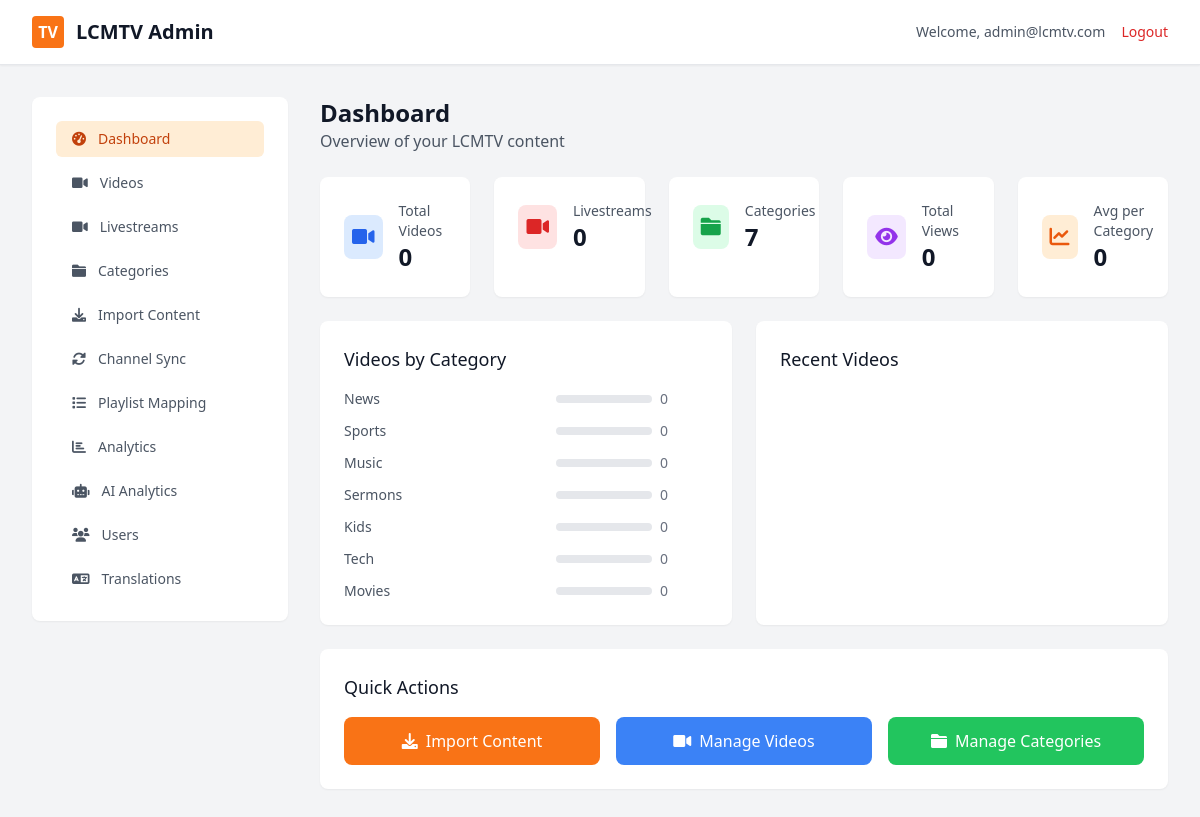
/admin/index.php (signed in), run on the app's committed database.
### tables this page shows
CREATE TABLE categories (
    id INT PRIMARY KEY AUTO_INCREMENT,
    name VARCHAR(100) NOT NULL,
    slug VARCHAR(100) UNIQUE NOT NULL,
    description TEXT,
    thumbnail_url VARCHAR(500),
    is_active BOOLEAN DEFAULT TRUE,
    sort_order INT DEFAULT 0,
    created_at TIMESTAMP DEFAULT CURRENT_TIMESTAMP,
    updated_at TIMESTAMP DEFAULT CURRENT_TIMESTAMP ON UPDATE CURRENT_TIMESTAMP
);

### models/Video.php (called while the page is built, shortened)
<?php
class Video {
    public static function getByCategory($categoryId, $limit = null) {
        $conn = getDBConnection();
        $sql = "SELECT v.*, c.name as category_name, c.slug as category_slug
                FROM videos v
                LEFT JOIN categories c ON v.category_id = c.id
                WHERE v.category_id = ? AND v.is_active = 1 AND c.is_active = 1
                ORDER BY v.created_at DESC";
        if ($limit) {
            $sql .= " LIMIT ?";
            $stmt = $conn->prepare($sql);
            $stmt->bind_param("ii", $categoryId, $limit);
        } else {
            $stmt = $conn->prepare($sql);
            $stmt->bind_param("i", $categoryId);
        }
        $stmt->execute();
        $result = $stmt->get_result();
        $videos = [];
        return $videos;
    }
    public static function count() {
        $conn = getDBConnection();
        $result = $conn->query("SELECT COUNT(*) as count FROM videos WHERE is_active = 1");
        $row = $result->fetch_assoc();
        return $row['count'];
    }
}
?>

### models/Livestream.php (called while the page is built, shortened)
<?php
class Livestream {
    private static $table = 'livestreams';
    public static function count() {
        $conn = getDBConnection();
        $result = $conn->query("SELECT COUNT(*) as count FROM " . self::$table);
        $row = $result->fetch_assoc();
        return $row['count'];
    }
}
?>

### models/Category.php (called while the page is built, shortened)
<?php
class Category {
    public static function getActiveCategories($limit = null) {
        $conn = getDBConnection();
        $sql = "SELECT id, name, slug, description, thumbnail_url, sort_order
                FROM categories
                WHERE is_active = 1
                ORDER BY sort_order ASC, name ASC";
        if ($limit) {
            $sql .= " LIMIT ?";
            $stmt = $conn->prepare($sql);
            $stmt->bind_param("i", $limit);
        } else {
            $stmt = $conn->prepare($sql);
        }
        $stmt->execute();
        $result = $stmt->get_result();
        $categories = [];
        while ($row = $result->fetch_assoc()) {
            $categories[] = $row;
        }
        return $categories;
    }
    public static function count() {
        $conn = getDBConnection();
        $result = $conn->query("SELECT COUNT(*) as count FROM categories WHERE is_active = 1");
        $row = $result->fetch_assoc();
        return $row['count'];
    }
}
?>

### admin/pages/dashboard.php (the view, shortened to what this page needs)
<?php
$stats = [
    'total_videos' => $totalVideos,
    'total_livestreams' => $totalLivestreams,
    'total_categories' => $totalCategories,
    'total_views' => 0,
    'recent_imports' => 0
];
?>
<div class="space-y-6">
    <div>
        <h1 class="text-2xl font-bold text-gray-900">Dashboard</h1>
        <p class="text-gray-600">Overview of your LCMTV content</p>
    </div>
    <div class="grid grid-cols-1 md:grid-cols-2 lg:grid-cols-5 gap-6">
        <div class="bg-white rounded-lg shadow-sm p-6">
            <div class="flex items-center">
                <div class="p-2 bg-blue-100 rounded-lg">
                    <i class="fas fa-video text-blue-600 text-xl"></i>
                </div>
                <div class="ml-4">
                    <p class="text-sm font-medium text-gray-600">Total Videos</p>
                    <p class="text-2xl font-semibold text-gray-900"><?php echo number_format($stats['total_videos']); ?></p>
                </div>
            </div>
        </div>
        <div class="bg-white rounded-lg shadow-sm p-6">
            <div class="flex items-center">
                <div class="p-2 bg-red-100 rounded-lg">
                    <i class="fas fa-video-camera text-red-600 text-xl"></i>
                </div>
                <div class="ml-4">
                    <p class="text-sm font-medium text-gray-600">Livestreams</p>
                    <p class="text-2xl font-semibold text-gray-900"><?php echo number_format($stats['total_livestreams']); ?></p>
                </div>
            </div>
        </div>
        <div class="bg-white rounded-lg shadow-sm p-6">
            <div class="flex items-center">
                <div class="p-2 bg-green-100 rounded-lg">
                    <i class="fas fa-folder text-green-600 text-xl"></i>
                </div>
                <div class="ml-4">
                    <p class="text-sm font-medium text-gray-600">Categories</p>
                    <p class="text-2xl font-semibold text-gray-900"><?php echo $stats['total_categories']; ?></p>
                </div>
            </div>
        </div>
        <div class="bg-white rounded-lg shadow-sm p-6">
            <div class="flex items-center">
                <div class="p-2 bg-purple-100 rounded-lg">
                    <i class="fas fa-eye text-purple-600 text-xl"></i>
                </div>
                <div class="ml-4">
                    <p class="text-sm font-medium text-gray-600">Total Views</p>
                    <p class="text-2xl font-semibold text-gray-900"><?php echo number_format($stats['total_views']); ?></p>
                </div>
            </div>
        </div>
        <div class="bg-white rounded-lg shadow-sm p-6">
            <div class="flex items-center">
                <div class="p-2 bg-orange-100 rounded-lg">
                    <i class="fas fa-chart-line text-orange-600 text-xl"></i>
                </div>
                <div class="ml-4">
                    <p class="text-sm font-medium text-gray-600">Avg per Category</p>
                    <p class="text-2xl font-semibold text-gray-900">
                        <?php echo $stats['total_categories'] > 0 ? round($stats['total_videos'] / $stats['total_categories'], 1) : 0; ?>
                    </p>
                </div>
            </div>
        </div>
    </div>
    <div class="grid grid-cols-1 lg:grid-cols-2 gap-6">
        <div class="bg-white rounded-lg shadow-sm p-6">
            <h3 class="text-lg font-medium text-gray-900 mb-4">Videos by Category</h3>
            <div class="space-y-3">
                <?php foreach ($categories as $category): ?>
                <?php
                    $categoryVideos = Video::getByCategory($category['id']);
                ?>
                <div class="flex items-center justify-between">
                    <span class="text-sm font-medium text-gray-600"><?php echo htmlspecialchars($category['name']); ?></span>
                    <div class="flex items-center space-x-2">
                        <div class="w-24 bg-gray-200 rounded-full h-2">
                        </div>
                        <span class="text-sm text-gray-500 w-12"><?php echo count($categoryVideos); ?></span>
                    </div>
                </div>
                <?php endforeach; ?>
            </div>
        </div>
        <div class="bg-white rounded-lg shadow-sm p-6">
            <h3 class="text-lg font-medium text-gray-900 mb-4">Recent Videos</h3>
        </div>
    </div>
    <div class="bg-white rounded-lg shadow-sm p-6">
        <h3 class="text-lg font-medium text-gray-900 mb-4">Quick Actions</h3>
        <div class="grid grid-cols-1 md:grid-cols-3 gap-4">
            <a
                href="?page=import"
                class="flex items-center justify-center px-4 py-3 bg-orange-500 text-white rounded-lg hover:bg-orange-600 transition-colors"
            >
                <i class="fas fa-download mr-2"></i>
                Import Content
            </a>
            <a
                href="?page=videos"
                class="flex items-center justify-center px-4 py-3 bg-blue-500 text-white rounded-lg hover:bg-blue-600 transition-colors"
            >
                <i class="fas fa-video mr-2"></i>
                Manage Videos
            </a>
            <a
                href="?page=categories"
                class="flex items-center justify-center px-4 py-3 bg-green-500 text-white rounded-lg hover:bg-green-600 transition-colors"
            >
                <i class="fas fa-folder mr-2"></i>
                Manage Categories
            </a>
        </div>
    </div>
</div>

### admin/index.php (shortened to what this page needs)
<?php
require_once __DIR__ . '/../models/Category.php';
require_once __DIR__ . '/../models/Video.php';
require_once __DIR__ . '/../models/Livestream.php';
$totalCategories = Category::count();
$totalVideos = Video::count();
$totalLivestreams = Livestream::count();
$categories = Category::getActiveCategories();
$page = $_GET['page'] ?? 'dashboard';
?>
<!DOCTYPE html>
<html lang="en">
<head>
    <script src="https://cdn.tailwindcss.com"></script>
    <link href="https://cdnjs.cloudflare.com/ajax/libs/font-awesome/6.0.0/css/all.min.css" rel="stylesheet">
</head>
<body class="bg-gray-100">
    <header class="bg-white shadow-sm border-b">
        <div class="max-w-7xl mx-auto px-4 sm:px-6 lg:px-8">
            <div class="flex justify-between items-center py-4">
                <div class="flex items-center">
                    <div class="w-8 h-8 bg-orange-500 rounded flex items-center justify-center mr-3">
                        <span class="text-white font-bold">TV</span>
                    </div>
                    <h1 class="text-xl font-bold text-gray-900">LCMTV Admin</h1>
                </div>
                <div class="flex items-center space-x-4">
                    <span class="text-sm text-gray-600">Welcome, <?php echo htmlspecialchars($_SESSION['admin_email']); ?></span>
                    <a href="logout.php" class="text-sm text-red-600 hover:text-red-800">Logout</a>
                </div>
            </div>
        </div>
    </header>
    <div class="max-w-7xl mx-auto px-4 sm:px-6 lg:px-8 py-8">
        <div class="flex">
            <nav class="w-64 mr-8">
                <div class="bg-white rounded-lg shadow-sm p-6">
                    <ul class="space-y-2">
                        <li>
                            <a href="?page=dashboard" class="flex items-center px-4 py-2 text-sm font-medium rounded-md <?php echo $page === 'dashboard' ? 'bg-orange-100 text-orange-700' : 'text-gray-600 hover:bg-gray-50'; ?>">
                                <i class="fas fa-tachometer-alt mr-3"></i> Dashboard
                            </a>
                        </li>
                        <li>
                            <a href="?page=videos" class="flex items-center px-4 py-2 text-sm font-medium rounded-md <?php echo $page === 'videos' ? 'bg-orange-100 text-orange-700' : 'text-gray-600 hover:bg-gray-50'; ?>">
                                <i class="fas fa-video mr-3"></i> Videos
                            </a>
                        </li>
                        <li>
                            <a href="?page=livestreams" class="flex items-center px-4 py-2 text-sm font-medium rounded-md <?php echo $page === 'livestreams' ? 'bg-orange-100 text-orange-700' : 'text-gray-600 hover:bg-gray-50'; ?>">
                                <i class="fas fa-video-camera mr-3"></i> Livestreams
                            </a>
                        </li>
                        <li>
                            <a href="?page=categories" class="flex items-center px-4 py-2 text-sm font-medium rounded-md <?php echo $page === 'categories' ? 'bg-orange-100 text-orange-700' : 'text-gray-600 hover:bg-gray-50'; ?>">
                                <i class="fas fa-folder mr-3"></i> Categories
                            </a>
                        </li>
                        <li>
                            <a href="?page=import" class="flex items-center px-4 py-2 text-sm font-medium rounded-md <?php echo $page === 'import' ? 'bg-orange-100 text-orange-700' : 'text-gray-600 hover:bg-gray-50'; ?>">
                                <i class="fas fa-download mr-3"></i> Import Content
                            </a>
                        </li>
                        <li>
                            <a href="?page=channel-sync" class="flex items-center px-4 py-2 text-sm font-medium rounded-md <?php echo $page === 'channel-sync' ? 'bg-green-100 text-green-700' : 'text-gray-600 hover:bg-gray-50'; ?>">
                                <i class="fas fa-sync-alt mr-3"></i> Channel Sync
                            </a>
                        </li>
                        <li>
                            <a href="?page=channel-sync-enhanced" class="flex items-center px-4 py-2 text-sm font-medium rounded-md <?php echo $page === 'channel-sync-enhanced' ? 'bg-blue-100 text-blue-700' : 'text-gray-600 hover:bg-gray-50'; ?>">
                                <i class="fas fa-list mr-3"></i> Playlist Mapping
                            </a>
                        </li>
                        <li>
                            <a href="?page=analytics" class="flex items-center px-4 py-2 text-sm font-medium rounded-md <?php echo $page === 'analytics' ? 'bg-orange-100 text-orange-700' : 'text-gray-600 hover:bg-gray-50'; ?>">
                                <i class="fas fa-chart-bar mr-3"></i> Analytics
                            </a>
                        </li>
                        <li>
                            <a href="?page=ai-analytics" class="flex items-center px-4 py-2 text-sm font-medium rounded-md <?php echo $page === 'ai-analytics' ? 'bg-purple-100 text-purple-700' : 'text-gray-600 hover:bg-gray-50'; ?>">
                                <i class="fas fa-robot mr-3"></i> AI Analytics
                            </a>
                        </li>
                        <li>
                            <a href="?page=users" class="flex items-center px-4 py-2 text-sm font-medium rounded-md <?php echo $page === 'users' ? 'bg-orange-100 text-orange-700' : 'text-gray-600 hover:bg-gray-50'; ?>">
                                <i class="fas fa-users mr-3"></i> Users
                            </a>
                        </li>
                        <li>
                            <a href="?page=translations" class="flex items-center px-4 py-2 text-sm font-medium rounded-md <?php echo $page === 'translations' ? 'bg-green-100 text-green-700' : 'text-gray-600 hover:bg-gray-50'; ?>">
                                <i class="fas fa-language mr-3"></i> Translations
                            </a>
                        </li>
                    </ul>
                </div>
            </nav>
            <main class="flex-1">
                <?php
                switch ($page) {
                    case 'dashboard':
                        include 'pages/dashboard.php';
                        break;
                }
                ?>
            </main>
        </div>
    </div>
</body>
</html>

### data on the page
categories: name "News", count($categoryVideos) "0"
categories: name "Sports", count($categoryVideos) "0"
categories: name "Music", count($categoryVideos) "0"
categories: name "Sermons", count($categoryVideos) "0"
categories: name "Kids", count($categoryVideos) "0"
categories: name "Tech", count($categoryVideos) "0"
categories: name "Movies", count($categoryVideos) "0"

### other printed values
$_SESSION['admin_email'] "admin@lcmtv.com"
$stats['total_videos'] "0"
$stats['total_livestreams'] "0"
$stats['total_categories'] "7"
$stats['total_views'] "0"
$stats['total_videos'] / $stats['total_categories'] "0"
